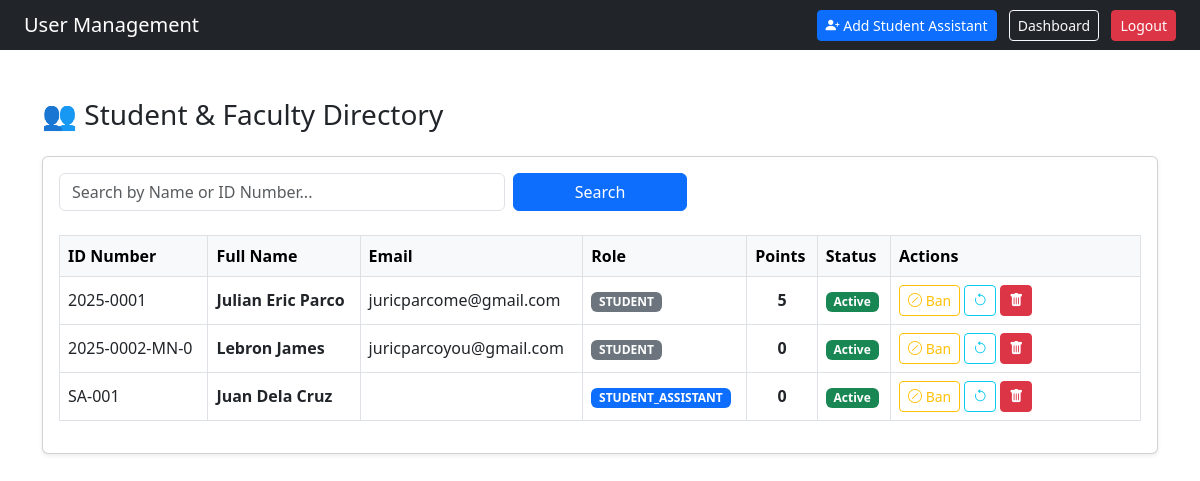
The page /users.php (signed in) on the database as committed earlier.
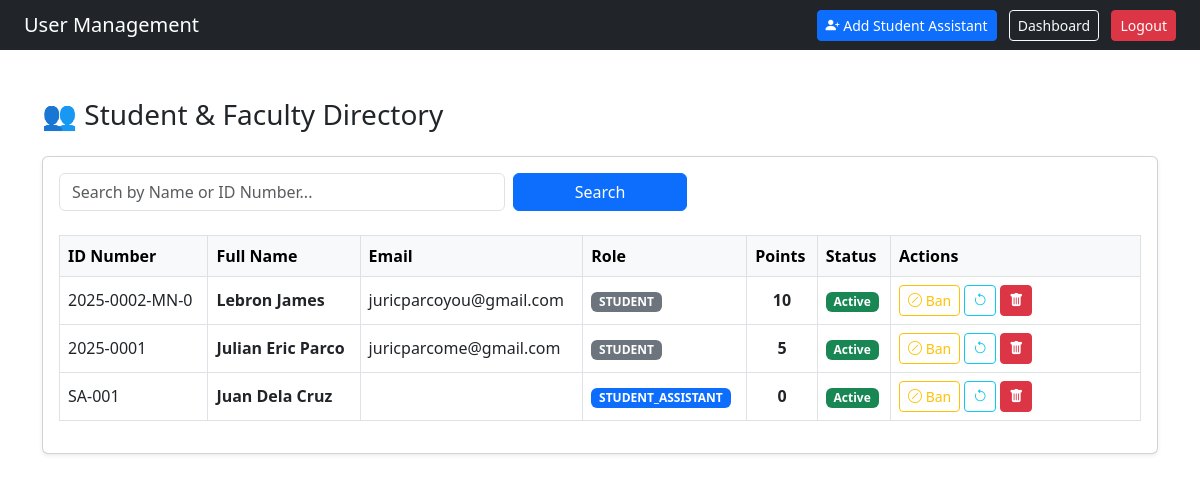
The same page on the database as committed later.
### tables this page shows
CREATE TABLE `users` (
  `user_id` int(11) NOT NULL,
  `id_number` varchar(20) NOT NULL,
  `full_name` varchar(100) NOT NULL,
  `course_section` varchar(50) DEFAULT NULL,
  `email` varchar(150) NOT NULL,
  `course` varchar(50) DEFAULT NULL,
  `year_section` varchar(20) DEFAULT NULL,
  `password` varchar(255) NOT NULL,
  `role` enum('student','admin','student_assistant') NOT NULL,
  `account_status` enum('active','restricted','deleted') NOT NULL DEFAULT 'active',
  `penalty_points` int(11) DEFAULT 0,
  `created_at` timestamp NOT NULL DEFAULT current_timestamp(),
  `ban_end_date` datetime DEFAULT NULL,
  `ban_reason` text DEFAULT NULL,
  `otp_code` varchar(6) DEFAULT NULL,
  `otp_expiry` datetime DEFAULT NULL
);

### users.php (the view, shortened to what the changed rows need)
<?php
include "db_conn.php";
?>
<!DOCTYPE html>
<html>
<head>
    <link href="https://cdn.jsdelivr.net/npm/bootstrap@5.3.0/dist/css/bootstrap.min.css" rel="stylesheet">
    <link rel="stylesheet" href="https://cdn.jsdelivr.net/npm/bootstrap-icons@1.10.0/font/bootstrap-icons.css">
</head>
<body>
    <div class="container mt-5">
        <div class="card shadow-sm">
            <div class="card-body">
                <div class="table-responsive">
                    <table class="table table-hover table-bordered align-middle">
                        <thead class="table-light">
                            <tr>
                                <th>ID Number</th> <th>Full Name</th> <th>Email</th> <th>Role</th> <th>Points</th> <th>Status</th>
                                <th style="width: 250px;">Actions</th>
                            </tr>
                        </thead>
                        <tbody>
                            <?php
                            $sql = "SELECT * FROM users WHERE role != 'admin' AND account_status != 'deleted'";
                            $sql .= " ORDER BY role ASC, penalty_points DESC";
                            $result = mysqli_query($conn, $sql);
                            if (mysqli_num_rows($result) > 0) {
                                while ($row = mysqli_fetch_assoc($result)) {
                                    $points = $row['penalty_points'];
                                    $status = $row['account_status'];
                                    $row_class = "";
                                    $status_badge = "success";
                                    $status_text = "Active";
                                    $role_badge = ($row['role'] == 'student_assistant') ? 'primary' : 'secondary';
                            ?>
                                <tr class="<?php echo $row_class; ?>">
                                    <td><?php echo $row['id_number']; ?></td>
                                    <td class="fw-bold"><?php echo $row['full_name']; ?></td>
                                    <td><?php echo $row['email']; ?></td>
                                    <td><span class="badge bg-<?php echo $role_badge; ?>"><?php echo strtoupper($row['role']); ?></span></td>
                                    <td class="fw-bold text-center"><?php echo $points; ?></td>
                                    <td><span class="badge bg-<?php echo $status_badge; ?>"><?php echo $status_text; ?></span></td>
                                    <td>
                                        <div class="d-flex gap-1">
                                            <?php if ($status == 'restricted') { ?>
                                                <a href="users.php?action=unban&id=<?php echo $row['user_id']; ?>"
                                                   class="btn btn-success btn-sm"
                                                   onclick="return confirm('Lift the ban for this user?');"
                                                   title="Unban User">
                                                    <i class="bi bi-check-circle-fill"></i> Unban
                                                </a>
                                            <?php } else { ?>
                                                <button class="btn btn-outline-warning btn-sm"
                                                        data-bs-toggle="modal"
                                                        data-bs-target="#banModal"
                                                        data-userid="<?php echo $row['user_id']; ?>"
                                                        data-name="<?php echo $row['full_name']; ?>" title="Ban User">
                                                    <i class="bi bi-slash-circle"></i> Ban
                                                </button>
                                            <?php } ?>
                                            <a href="users.php?action=reset_points&id=<?php echo $row['user_id']; ?>"
                                               class="btn btn-outline-info btn-sm"
                                               onclick="return confirm('Reset points to 0?');" title="Reset Points">
                                               <i class="bi bi-arrow-counterclockwise"></i>
                                            </a>
                                            <a href="users.php?action=delete&id=<?php echo $row['user_id']; ?>"
                                               class="btn btn-danger btn-sm"
                                               onclick="return confirm('Delete this user?');" title="Delete">
                                               <i class="bi bi-trash-fill"></i>
                                            </a>
                                        </div>
                                    </td>
                                </tr>
                            <?php
                                }
                            } else {
                                echo "<tr><td colspan='7' class='text-center py-4 text-muted'>No users found.</td></tr>";
                            }
                            ?>
                        </tbody>
                    </table>
                </div>
            </div>
        </div>
    </div>
</body>
</html>

Rows that differ between the two databases and show on the page:
changed users "2025-0002-MN-0": penalty_points "0" → "10"; moves up the list
